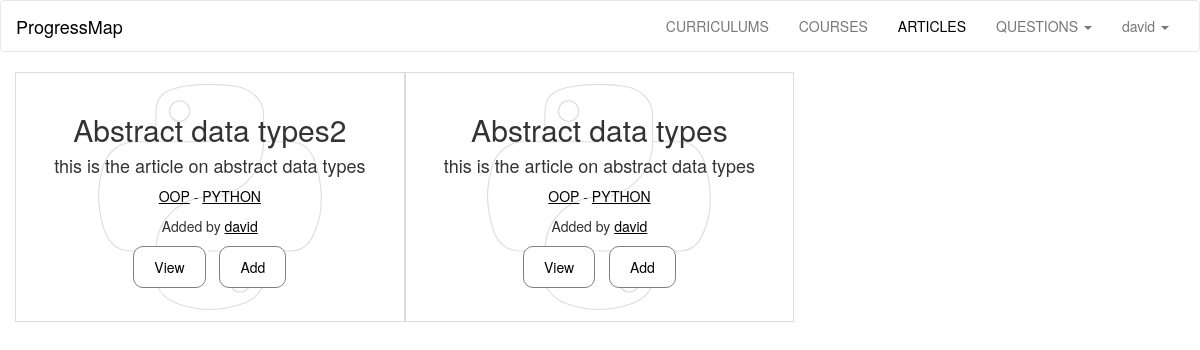
The app's page /articles/ (signed in) with its own data.
### progressMap/models.py (models this page shows, shortened)
class User(db.Model, UserMixin):
	id = db.Column(db.Integer, primary_key = True)
	username = db.Column(db.String(40), unique = True)
	email = db.Column(db.String(120), unique = True)
	password_hash = db.Column(db.String)
	articles =  db.relationship('Articles', backref='user', lazy='dynamic')
	courses =  db.relationship('Courses', backref='user', lazy='dynamic')
	curriculums =  db.relationship('Curriculums', backref='user', lazy='dynamic')
	questions = db.relationship('Questions', backref='user', lazy='dynamic')
	comments = db.relationship('Comments', backref='user', lazy='dynamic')
	completed = db.relationship('Completed', backref='user', lazy='dynamic')
	allContent = db.relationship('AllContent', backref='user', lazy='dynamic')
	@property
	def password(self):
		raise AttributeError('password: write-only field')
	def __repr__(self):
		return '<User %s>' %self.username

class Articles(db.Model):
	id  = db.Column(db.Integer, primary_key = True)
	title = db.Column(db.String(300), nullable=False)
	description = db.Column(db.Text, nullable=False)
	questions = db.relationship('Questions', backref='article', lazy='dynamic')
	allContent = db.relationship('AllContent', backref='article', lazy='dynamic')
	user_id = db.Column(db.Integer, db.ForeignKey('user.id'), nullable=False)
	course_id = db.Column(db.Integer, db.ForeignKey('courses.id'), nullable=False)
	curriculum_id = db.Column(db.Integer, db.ForeignKey('curriculums.id'), nullable=False)

class Courses(db.Model):
	id  = db.Column(db.Integer, primary_key = True)
	title = db.Column(db.String(300), nullable=False)
	description = db.Column(db.Text, nullable=False)
	articles =  db.relationship('Articles', backref='course', lazy='dynamic')
	user_id = db.Column(db.Integer, db.ForeignKey('user.id'), nullable=False)
	curriculum_id = db.Column(db.Integer, db.ForeignKey('curriculums.id'), nullable=False)

class Curriculums(db.Model):
	id  = db.Column(db.Integer, primary_key = True)
	title = db.Column(db.String(300), nullable=False)
	description = db.Column(db.Text, nullable=False)
	articles =  db.relationship('Articles', backref='curriculum', lazy='dynamic')
	courses =  db.relationship('Courses', backref='curriculum', lazy='dynamic')
	user_id = db.Column(db.Integer, db.ForeignKey('user.id'), nullable=False)

### progressMap/articles/views.py (the view)
@articles.route('/', defaults={'page':'all'})
@articles.route('/<page>')
def show(page):
	if page == 'all':
		articlesList = models.getFromDb(models.Articles, 6)
		return render_template('articles.html', articlesList=articlesList)
	elif page == models.getByTitle(models.Articles, page).title:
		article = models.getByTitle(models.Articles, page)
		return render_template('showArticle.html', article=article)
	else:
		abort(404)

### progressMap/main/views.py (called while the page is built)
@login_manager.user_loader
def load_user(userid):
	return models.User.query.get(int(userid))

### progressMap/models.py (called while the page is built)
def getFromDb(className, num):
	return className.query.order_by(desc(className.title)).limit(num)

### progressMap/templates/articles.html (shortened to what this page needs)
{% extends 'base.html' %}
{% block articles_link %}
<li><a class="active" href="{{ url_for('articles.show')}}">ARTICLES</a></li>
{% endblock %}
{% block content %}
{% if articlesList %}
<section class="container-fluid content">
	{% for article in articlesList %}
	<section class="text-center tile">
		<article class="title {{article.curriculum.title}}">
			<br /><br />
			<h2 style="margin-top: 0px;">{{ article.title.capitalize() }}</h2>
			<h4 class="desc">
				{{ article.description }}
			</h4>
			<p class="underline">
				<a href="{{ url_for('courses.show', page=article.course.title)}}">{{ article.course.title.upper() }}</a> -
				<a href="{{ url_for('curriculums.show', page=article.curriculum.title)}}">{{ article.curriculum.title.upper() }}
				</a>
			</p>
			<p class="underline">Added by
				<a href="{{ url_for('user.userPage', username=article.user.username)}}">
					{{ article.user.username }}
				</a>
			</p>
			<a class="linkButton" href="{{ url_for('articles.show', page=article.title)}}">
			<button class="button">View</button>
			</a>
			<a class="linkButton" href="{{ url_for('user.addArticleContent', username=current_user, articleName=article.title, id=article.id, endPoint='articles', path='return')}}">
			<button class="button">Add</button>
			</a>
		</article>
	</section>
	{% else %}
	<section>
		<h4>No article added yet.</h4>
	</section>
	{% endfor %}
</section>
{% endif %}
{% endblock %}

### progressMap/templates/base.html (shortened to what this page needs)
<!doctype html>
<html>
<head>
	<link rel="stylesheet" href="{{ url_for('static', filename='css/bootstrap.min.css') }}">
	<link rel='stylesheet' href="{{ url_for('static', filename='css/main.css') }}">
</head>
<body>
	<nav class="navbar navbar-default">
		<div class="container-fluid">
			<div class="navbar-header">
				<a class="navbar-brand active" href="{{ url_for('main.show', page='map') }}">
					ProgressMap
				</a>
			</div>
			<div class="collapse navbar-collapse" id="myNavbar">
				<ul class="nav navbar-nav navbar-right nav-items text-center">
					{% block curriculums_link %}
  					<li><a href="{{ url_for('curriculums.show')}}">CURRICULUMS</a></li>
					{% endblock %}
					{% block courses_link %}
  					<li><a href="{{ url_for('courses.show')}}">COURSES</a></li>
					{% endblock %}
					{% block articles_link %}{% endblock %}
					{% block questions_link %}
					<li class="dropdown">
                        <a class="dropdown-toggle" data-toggle="dropdown" href="#">QUESTIONS
                            <span class="caret"></span></a>
                    </li>
					{% endblock %}
					{% block user_link %}
					{% if current_user.is_authenticated %}
					<li class="dropdown">
                        <a class="dropdown-toggle" data-toggle="dropdown" href="#">{{current_user.username}}
                            <span class="caret"></span></a>
                    </li>
					{% else %}
					<li><a href="{{ url_for('main.show', page='login') }}">LOGIN</a>
					</li>
					{% endif %}
					{% endblock %}
				</ul>
			</div>
		</div>
	</nav>
	{% block content %}{% endblock %}
</body>
</html>

### progressMap/static/css/main.css (style rules this page uses)
a { color: black; text-decoration: none; }
a.linkButton { margin: 5px; }
.underline a { color: black; text-decoration: underline; }
.navbar-default .navbar-nav>li>a.active { color: black; }
.navbar-default { background-color: white; }
.navbar-default .navbar-brand { color: black; }
.button { padding: 10px 20px; border: 1px solid gray; border-radius: 10px; background-color: white; }
.content { background-color: white; }
@media screen and (min-width: 768px) { .tile { width: 33.3%; height: 250px; float: left; border: 1px solid #DDDDDC; } }
.python { background: url(/static/img/python.svg) no-repeat; }
.title { height: 100%; padding: 0; background-position: center; }

### records on screen
User: username "david"
Articles: title "Abstract data types2", description "this is the article on abstract data types", course "OOP", curriculum "PYTHON", user.username "david"
Articles: title "Abstract data types", description "this is the article on abstract data types", course "OOP", curriculum "PYTHON", user.username "david"
